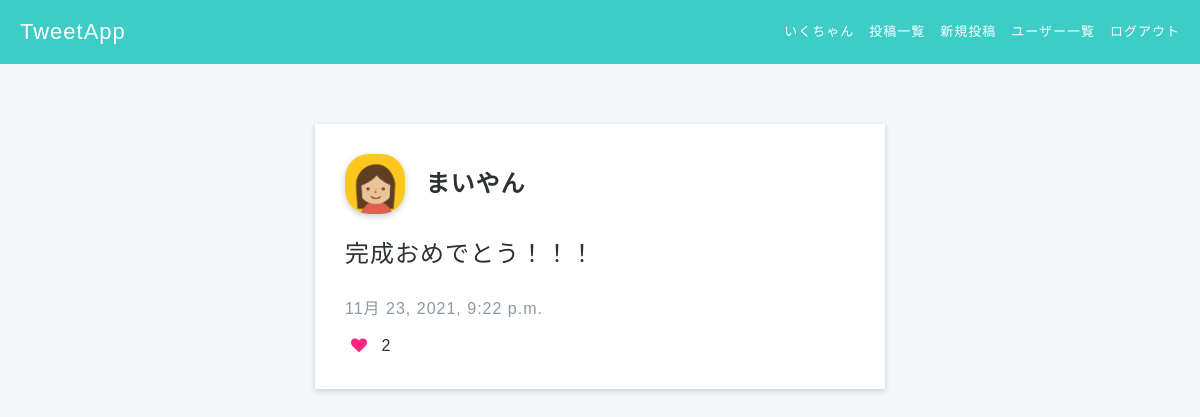
The page /post/post_detail/17 (signed in) on the database its author committed.
### accounts/models.py (models this page shows, shortened)
class Users(AbstractBaseUser, PermissionsMixin):
    username = models.CharField(max_length=150)
    email = models.EmailField(max_length=255, unique=True)
    is_active = models.BooleanField(default=True)
    is_staff = models.BooleanField(default=False)
    picture = models.FileField(null=True, upload_to='picture/', default='picture/default_user.jpeg')
    USERNAME_FIELD = 'email' # このテーブルのレコードを一意に識別
    REQUIRED_FIELDS = ['username'] # スーパーユーザ作成時に入力する
    objects = UserManager()
    class Meta:
        db_table = 'users'

### post/models.py (models this page shows, shortened)
class Posts(models.Model):
    content = models.CharField(max_length=140)
    user = models.ForeignKey('accounts.Users', on_delete=models.CASCADE)
    created_at = models.DateTimeField(auto_now_add=True)
    updated_at = models.DateTimeField(auto_now=True)
    class Meta:
        db_table = 'posts'

### post/views.py (the view)
# urls.py: path('post_detail/<int:post_id>', views.post_detail, name='post_detail'),
def post_detail(request, post_id):
    if not request.user.is_authenticated:
        messages.warning(request, 'ログインが必要です')
        return redirect('accounts:user_login')
    else:
        post = get_object_or_404(Posts, id=post_id)
        likes_count = post.likes_set.all().count()
        liked = post.likes_set.filter(user=request.user)
        return render(request, 'post/post_detail.html', context={
            'post' : post,
            'likes_count' : likes_count,
            'liked': liked,
        })

### templates/post/post_detail.html (shortened to what this page needs)
{% extends 'base.html' %}
{% block content %}
<div class="main posts-show">
    <div class="container">
      <div class="posts-show-item">
        <div class="post-user-name">
          <img src="{{ post.user.picture.url }}">
          <a href="{% url 'accounts:user_detail' user_id=post.user.id %}">{{ post.user.username }}</a>
        </div>
        <p>
          {{ post.content }}
        </p>
        <div class="post-time">
          {{ post.created_at }}
        </div>
        <form action="{% url 'post:likefunc' %}" method="POST">{% csrf_token %}
          {% if liked %}
            <button id="like" name="{{post.id}}" type="button" class="btn-surrounding"><span class="fa fa-heart like-btn-unlike"></span></button>
          {% else %}
            <button id="like" name="{{post.id}}" type="button" class="btn-surrounding"><span class="fa fa-heart like-btn"></span></button>
          {% endif %}
        </form>
        <span name="{{post.id}}-count">{{ likes_count }}</span>
      </div>
    </div>
</div>
{% endblock content %}

### templates/base.html (shortened to what this page needs)
{% load static %}
<!DOCTYPE html>
<html lang="ja">
  <head>
    <link rel="stylesheet" href="{% static 'css/style.css' %}"/>
    <link rel="stylesheet" href="https://maxcdn.bootstrapcdn.com/font-awesome/4.7.0/css/font-awesome.min.css"/>
  </head>
  <body>
    <header>
      <div class="header-logo">
        {% if user.is_authenticated %}
        <a href="{% url 'post:posts_index' %}">TweetApp</a>
        {% else %}
        <a href="{% url 'accounts:top' %}">TweetApp</a>
        {% endif %}
      </div>
      <ul class="header-menus">
        {% if user.is_authenticated %}
        <li>
          <a href="{% url 'accounts:user_detail' user_id=request.user.id %}">{{ request.user.username }}</a>
        </li>
        <li>
          <a href="{% url 'post:posts_index' %}">投稿一覧</a>
        </li>
        <li>
          <a href="{% url 'post:create_post' %}">新規投稿</a>
        </li>
        <li>
          <a href="{% url 'accounts:users_index' %}">ユーザー一覧</a>
        </li>
        <li>
          <a href="{% url 'accounts:user_logout' %}">ログアウト</a>
        </li>
        {% endif %}
      </ul>
    </header>
    {% block content %}{% endblock content %}
  </body>
</html>

### static/css/style.css (style rules this page uses)
* { box-sizing: border-box; }
html { font: 100%/1.5 'Avenir Next', 'Hiragino Sans', sans-serif; line-height: 1.7; letter-spacing: 1px; }
ul, li { list-style-type: none; padding: 0; margin: 0; }
a { text-decoration: none; color: #2d3133; font-size: 14px; }
h1, h2, h3, h4, h5, h6, p { margin: 0; }
body { color: #2d3133; background-color: #3ecdc6; margin: 0; min-height: 1vh; }
.main { position: absolute; top: 64px; width: 100%; height: auto; min-height: 100%; background-color: #f5f8fa; }
.container { max-width: 600px; margin: 60px auto; padding-left: 15px; padding-right: 15px; clear: both; }
header { height: 64px; position: absolute; z-index: 1; width: 100%; }
.header-logo { float: left; padding-left: 20px; color: white; font-size: 22px; line-height: 64px; }
.header-logo a { color: white; font-size: 22px; }
.header-menus { float: right; padding-right: 20px; }
.header-menus li { float: left; line-height: 64px; font-size: 13px; color: white; padding-left: 15px; }
.header-menus a { float: left; font-size: 13px; color: white; }
.post-user-name a { font-weight: 600; }
.posts-show form { display: inline; }
.posts-show-item { padding: 30px; background-color: white; box-shadow: 0 2px 6px #c1ced7; overflow: hidden; }
.posts-show-item img { width: 60px; height: 60px; border-radius: 40%; box-shadow: 0 2px 6px #c1ced7; vertical-align: middle; object-fit: cover; }
.posts-show-item .post-user-name a { vertical-align: middle; font-size: 24px; margin-left: 15px; }
.posts-show-item p { font-size: 24px; margin: 20px 0; }
.post-time { color: #8899a6; margin-bottom: 10px; }
.like-btn-unlike { color: #ff2581; }
.posts-show-item .fa { font-size: 16px; margin-right: 3px; }
.btn-surrounding { background: transparent; border: none; outline: none; }

### rows shown on the page
Users: user.username "いくちゃん"
Posts: user.picture (picture), user.username "まいやん", content "完成おめでとう！！！", created_at "11月 23, 2021, 9:22 p.m."

### other values the page prints
{{ likes_count }} "2"
